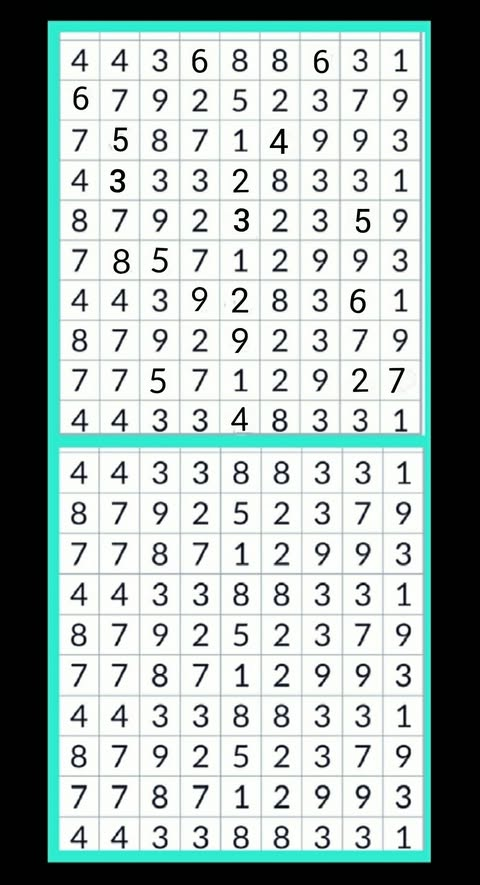
#> input picture spot_the_difference/validation_dataset/puzzle_06.jpg, 480 x 885 px, found by its file name
$ python test_cell_diff.py
#> lines starting #> are read from the running program, lines starting #| are printed output that depends on the picture; after the words box and inside, x2 and y2 are one past the last pixel; in counts of white or black regions, pixels touching at a corner belong together
import cv2
import numpy as np
from pathlib import Path

SCRIPT_DIR = Path(__file__).resolve().parent
img = cv2.imread(str(SCRIPT_DIR / "validation_dataset/puzzle_06.jpg"))
#> img is the input picture: shape (885, 480, 3); mean B, G, R 172.3, 175.1, 161.5
h, w = img.shape[:2]
#> h = 885; w = 480
sep = h // 2
#> sep = 442
img_a, img_b = img[:sep], img[sep:]
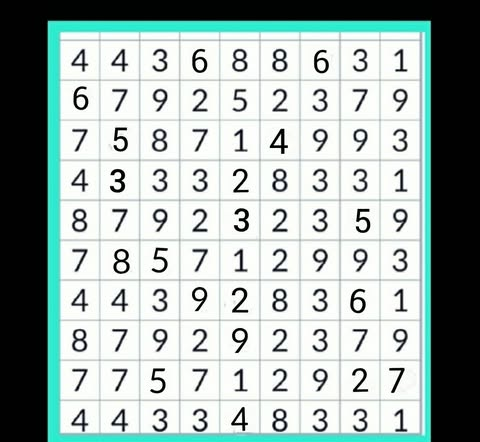
#> img_a: shape (442, 480, 3); mean B, G, R 172, 175.2, 161.4

def get_grid_bbox(img_bgr):
    gray = cv2.cvtColor(img_bgr, cv2.COLOR_BGR2GRAY)
    binary = cv2.adaptiveThreshold(gray, 255, cv2.ADAPTIVE_THRESH_GAUSSIAN_C, cv2.THRESH_BINARY, 15, 8)
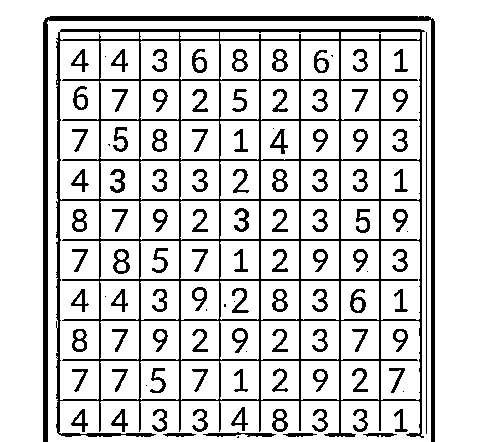
#> binary: shape (442, 480); 82.8% white; 111 black regions (14 under 20 px)
    if np.mean(binary) < 128:
        binary = cv2.bitwise_not(binary)
    cnts, _ = cv2.findContours(cv2.bitwise_not(binary), cv2.RETR_EXTERNAL, cv2.CHAIN_APPROX_SIMPLE)
#> cnts = 17 contours, 2 with area under 20; largest, box (x1, y1, x2, y2) and area: (56, 29, 425, 438) 135706, (43, 16, 435, 442) 4476, (272, 409, 288, 432) 254, (231, 407, 248, 431) 154, (111, 409, 128, 432) 153
    if cnts:
        largest = max(cnts, key=cv2.contourArea)
#> largest = contour of 290 points, box (x1, y1, x2, y2) (56, 29, 425, 438), area 135706
        x, y, cw, ch = cv2.boundingRect(largest)
#> x = 56; y = 29; cw = 369; ch = 409
        if cw > img_bgr.shape[1] * 0.7 and ch > img_bgr.shape[0] * 0.7:
            return x, y, cw, ch
    return 0, 0, img_bgr.shape[1], img_bgr.shape[0]

xa, ya, wa, ha = get_grid_bbox(img_a)
#> xa = 56; ya = 29; wa = 369; ha = 409
xb, yb, wb, hb = get_grid_bbox(img_b)
#> in get_grid_bbox (call 2), `gray = cv2.cvtColor(img_bgr, cv2.COLOR_BGR2GRAY)`:
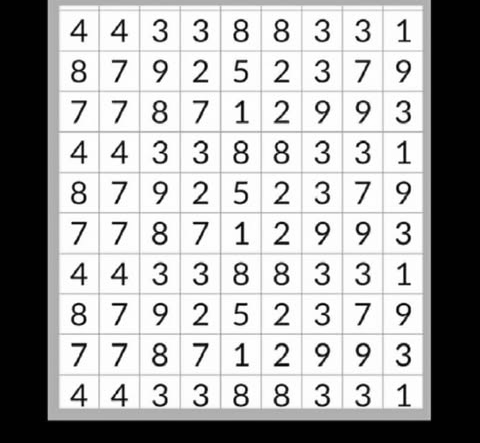
#> gray: shape (443, 480); min 0, max 255, mean 170.8
#> in get_grid_bbox (call 2), `binary = cv2.adaptiveThreshold(gray, 255, cv2.ADAPTIVE_THRESH_GAUSSIAN..`:
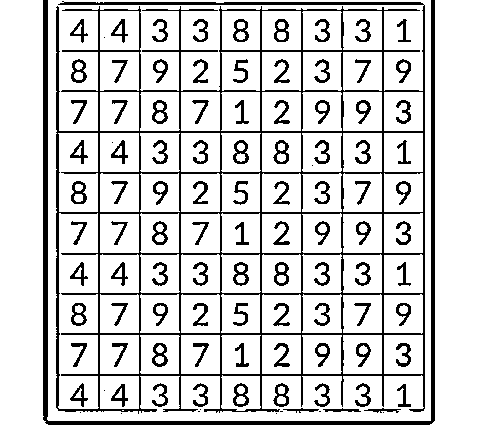
#> binary: shape (443, 480); 83.3% white; 107 black regions (12 under 20 px)
#> in get_grid_bbox (call 2), `cnts, _ = cv2.findContours(cv2.bitwise_not(binary), cv2.RETR_EXTERNAL,..`: cnts = 28 contours, 8 with area under 20; largest, box (x1, y1, x2, y2) and area: (56, 1, 425, 414) 125807, (43, 0, 435, 425) 4096, (71, 59, 87, 83) 262, (273, 383, 289, 407) 257, (396, 59, 411, 83) 179
#> in get_grid_bbox (call 2), `largest = max(cnts, key=cv2.contourArea)`: largest = contour of 447 points, box (x1, y1, x2, y2) (56, 1, 425, 414), area 125807
#> in get_grid_bbox (call 2), `x, y, cw, ch = cv2.boundingRect(largest)`: y = 1; ch = 413
#> xb = 56; yb = 1; wb = 369; hb = 413

# Crop and resize both to a standard size (e.g. 360 width, 400 height)
target_w, target_h = 360, 400
grid_a_crop = cv2.resize(img_a[ya:ya+ha, xa:xa+wa], (target_w, target_h))
grid_b_crop = cv2.resize(img_b[yb:yb+hb, xb:xb+wb], (target_w, target_h))

gray_a = cv2.cvtColor(grid_a_crop, cv2.COLOR_BGR2GRAY)
gray_b = cv2.cvtColor(grid_b_crop, cv2.COLOR_BGR2GRAY)
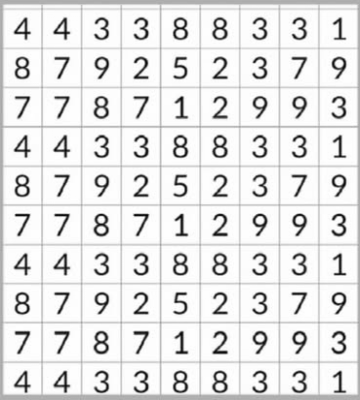
#> gray_b: shape (400, 360); min 2, max 255, mean 227.7

rows, cols = 10, 9
cell_w = target_w // cols
cell_h = target_h // rows

diffs = []
for r in range(rows):
    for c in range(cols):
        x1, y1 = c * cell_w, r * cell_h
        x2, y2 = (c + 1) * cell_w, (r + 1) * cell_h

        cell_a = gray_a[y1:y2, x1:x2]
        cell_b = gray_b[y1:y2, x1:x2]

        # Absolute difference
        diff_img = cv2.absdiff(cell_a, cell_b)
        mean_diff = np.mean(diff_img)

        diffs.append((r, c, mean_diff))
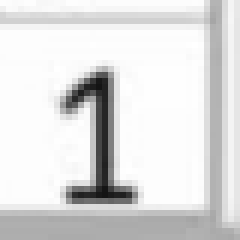
#> cell_a: shape (40, 40) (shown 6 times larger); min 20, max 255, mean 221.9
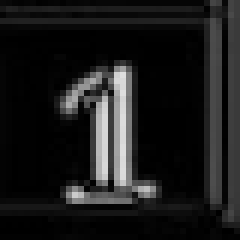
#> diff_img: shape (40, 40) (shown 6 times larger); min 0, max 223, mean 26.8
#> after the loop, diffs = 90 items, first 6: (0, 0, 21.87), (0, 1, 19.59), (0, 2, 20.5), (0, 3, 27.81), (0, 4, 26.53), (0, 5, 29.63)

# Sort diffs by mean_diff to see the distribution
diffs.sort(key=lambda x: x[2], reverse=True)

print("Top 30 cell differences:")
for i, (r, c, score) in enumerate(diffs[:30]):
    print(f"Rank {i+1}: Row {r+1}, Col {c+1} -> score={score:.2f}")
#> this loop made 30 passes
#> (r, c, score) on passes 1 to 12: (8, 8, 39.79), (6, 7, 39.33), (2, 5, 36.39), (8, 7, 35.82), (5, 1, 35.28), (1, 8, 34.25), (5, 8, 33.3), (4, 7, 33.24), (2, 8, 32.64), (0, 6, 32.62), (4, 8, 32.62), (3, 4, 31.86)
#| Rank 1: Row 9, Col 9 -> score=39.79
#| Rank 2: Row 7, Col 8 -> score=39.33
#| Rank 3: Row 3, Col 6 -> score=36.39
#| Rank 4: Row 9, Col 8 -> score=35.82
#| Rank 5: Row 6, Col 2 -> score=35.28
#| Rank 6: Row 2, Col 9 -> score=34.25
#| Rank 7: Row 6, Col 9 -> score=33.30
#| Rank 8: Row 5, Col 8 -> score=33.24
#> (further printed lines are left out)

# Let's count how many are above a threshold.
# Let's look at the scores and find a good threshold.

$ run again, with spot_the_difference/validation_dataset/puzzle_03.jpg copied over spot_the_difference/validation_dataset/puzzle_06.jpg
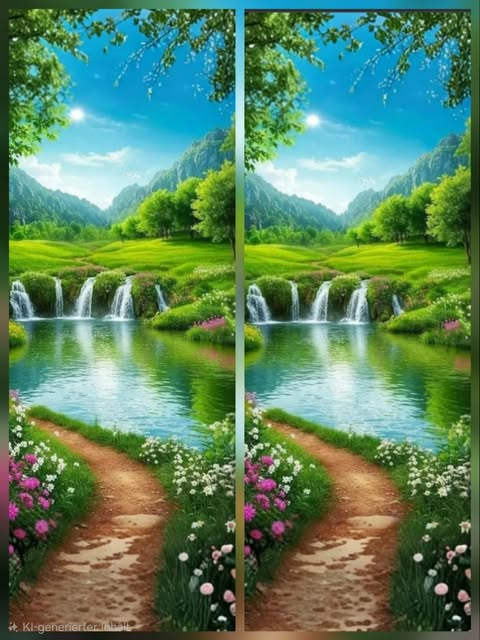
#> input picture spot_the_difference/validation_dataset/puzzle_03.jpg, 480 x 640 px, found by its file name
#> img is the input picture: shape (640, 480, 3); mean B, G, R 96.8, 131.6, 92.6
#> in get_grid_bbox, `binary = cv2.adaptiveThreshold(gray, 255, cv2.ADAPTIVE_THRESH_GAUSSIAN..`:
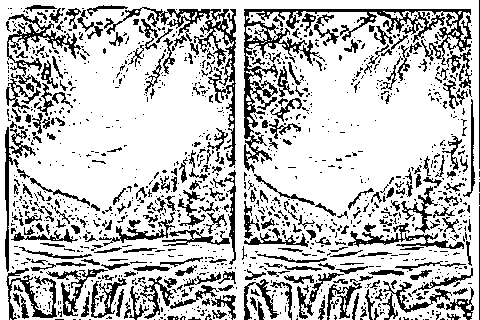
#> binary: shape (320, 480); 75.8% white; black in thin lines or dots
#> cnts = 1282 contours, 1100 with area under 20; largest, box (x1, y1, x2, y2) and area: (244, 9, 472, 173) 4006, (104, 7, 236, 167) 1838, (7, 14, 81, 92) 770, (5, 127, 36, 272) 506, (348, 223, 464, 249) 504
#> largest = contour of 1505 points, box (x1, y1, x2, y2) (244, 9, 472, 173), area 4006
#> x = 244; y = 9; cw = 228; ch = 164
#> xa = 0; wa = 480; ha = 320
#> binary: shape (320, 480); 73.9% white; black in thin lines or dots
#> cnts = 1906 contours, 1769 with area under 20; largest, box (x1, y1, x2, y2) and area: (130, 8, 239, 312) 5966, (352, 111, 474, 312) 5521, (244, 13, 332, 191) 2604, (9, 89, 96, 201) 2236, (6, 300, 159, 317) 488
#> xb = 0; wb = 480; hb = 320
#> after the loop `for r in range(rows):`:
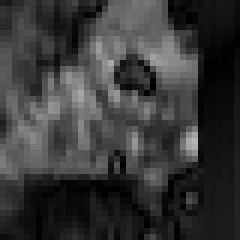
#> diff_img: shape (40, 40) (shown 6 times larger); min 0, max 183, mean 55.7
#> after the loop `for r in range(rows):`: diffs = 90 items, first 6: (0, 0, 43.65), (0, 1, 57.24), (0, 2, 44.37), (0, 3, 41.02), (0, 4, 32.88), (0, 5, 46.2)
#> the loop `for i, (r, c, score) in enumerate(diffs[:30]):` made 30 passes
#> (r, c, score) on passes 1 to 8: (5, 1, 159.5), (5, 5, 155.6), (5, 6, 104), (5, 0, 103.3), (6, 5, 96.9), (6, 1, 95.32), (2, 6, 94.36), (2, 2, 91.95)
#> (printed output is left out)

$ run again, with spot_the_difference/validation_dataset/puzzle_04.jpg copied over spot_the_difference/validation_dataset/puzzle_06.jpg
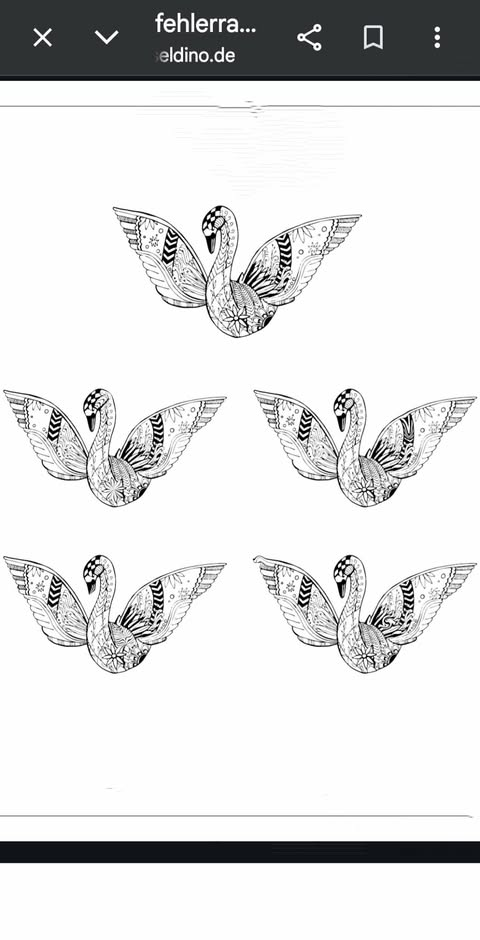
#> input picture spot_the_difference/validation_dataset/puzzle_04.jpg, 480 x 940 px, found by its file name
#> img is the input picture: shape (940, 480, 3); mean B, G, R 221.5, 221.2, 220.8
#> in get_grid_bbox, `binary = cv2.adaptiveThreshold(gray, 255, cv2.ADAPTIVE_THRESH_GAUSSIAN..`:
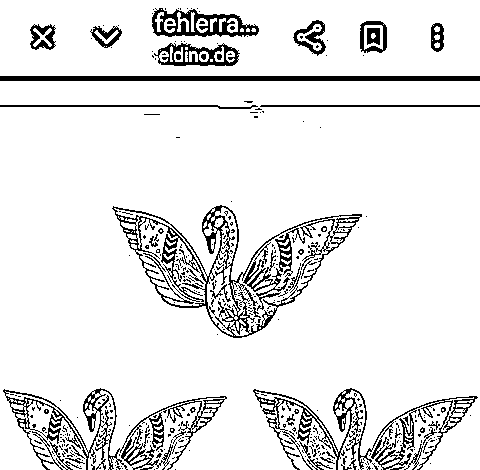
#> binary: shape (470, 480); 90% white; black in thin lines or dots
#> cnts = 224 contours, 204 with area under 20; largest, box (x1, y1, x2, y2) and area: (112, 205, 362, 338) 15184, (3, 388, 227, 470) 4768, (253, 388, 478, 470) 3121, (152, 8, 259, 37) 2068, (0, 76, 480, 81) 1916
#> largest = contour of 455 points, box (x1, y1, x2, y2) (112, 205, 362, 338), area 15184
#> x = 112; y = 205; cw = 250; ch = 133
#> xa = 0; wa = 480; ha = 470
#> binary: shape (470, 480); 92% white; 293 black regions (266 under 20 px)
#> cnts = 129 contours, 122 with area under 20; largest, box (x1, y1, x2, y2) and area: (3, 85, 227, 204) 12070, (253, 85, 477, 204) 8214, (0, 371, 480, 377) 1924, (0, 388, 480, 393) 1916, (297, 0, 418, 38) 610, (47, 0, 168, 38) 541, (0, 345, 474, 348) 474
#> xb = 0; wb = 480; hb = 470
#> after the loop `for r in range(rows):`:
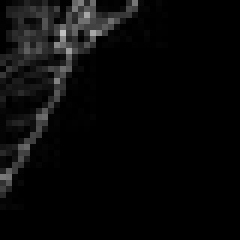
#> diff_img: shape (40, 40) (shown 6 times larger); min 0, max 193, mean 9.2
#> after the loop `for r in range(rows):`: diffs = 90 items, first 6: (0, 0, 194.4), (0, 1, 179.6), (0, 2, 154.5), (0, 3, 170.8), (0, 4, 189.6), (0, 5, 187.8)
#> the loop `for i, (r, c, score) in enumerate(diffs[:30]):` made 30 passes
#> (r, c, score) on passes 1 to 8: (0, 8, 200.1), (0, 0, 194.4), (0, 4, 189.6), (0, 5, 187.8), (0, 1, 179.6), (0, 3, 170.8), (0, 7, 170.7), (0, 6, 163.2)
#> (printed output is left out)
